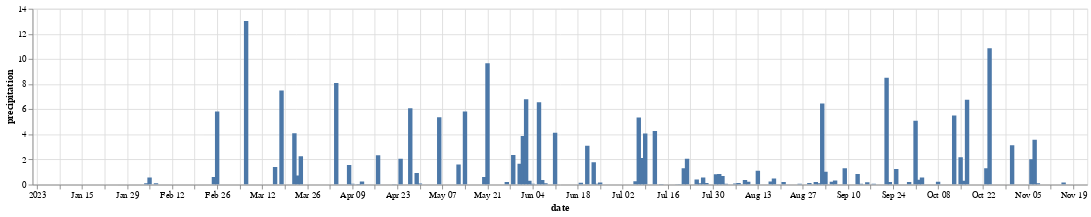

The cell this chart's notebook holds for it:
### Markdown cell above
#### Interactive chart in Vega-Altair


[Vega-Altair](https://altair-viz.github.io/)  is a handy Python library that allows you to create statistical visualizations using declarative principles without complex programming code. It provides a straightforward way to quickly generate various types of charts.

Altair is built on  [Vega-Lite](https://vega.github.io/vega-lite/), which is a Grammar of Interactive Graphics. Vega-Altair provides a user-friendly way to use this through Python, storing the graphical specifications in JSON (JavaScript Object Notation) format. You can directly view these specifications in any web browser, and coding is easy in JupyterLab, Jupyter Notebook, Microsoft VS-Code, and Google Colab.

### Code cell
import altair as alt

chart =  alt.Chart(df).mark_bar().encode(x="date", y="precipitation", tooltip=['precipitation', 'date']).properties(width=1200, height=200).interactive()
chart

### Figure 1 — Vega-Lite specification as saved in the notebook (floating-point values rounded to 4 significant figures; data arrays with more than 128 entries replaced by an {"elided": "..."} marker saying what was removed)
{"config": {"view": {"continuousWidth": 300, "continuousHeight": 300}}, "data": {"name": "data-6fa606d319b95fd74f260f7d5cd6bd3c"}, "mark": {"type": "bar"}, "encoding": {"tooltip": [{"field": "precipitation", "type": "quantitative"}, {"field": "date", "type": "temporal"}], "x": {"field": "date", "type": "temporal"}, "y": {"field": "precipitation", "type": "quantitative"}}, "height": 200, "params": [{"name": "param_1", "select": {"type": "interval", "encodings": ["x", "y"]}, "bind": "scales"}], "width": 1200, "$schema": "https://vega.github.io/schema/vega-lite/v5.15.1.json", "datasets": {"data-6fa606d319b95fd74f260f7d5cd6bd3c": {"elided": "326 records"}}}
